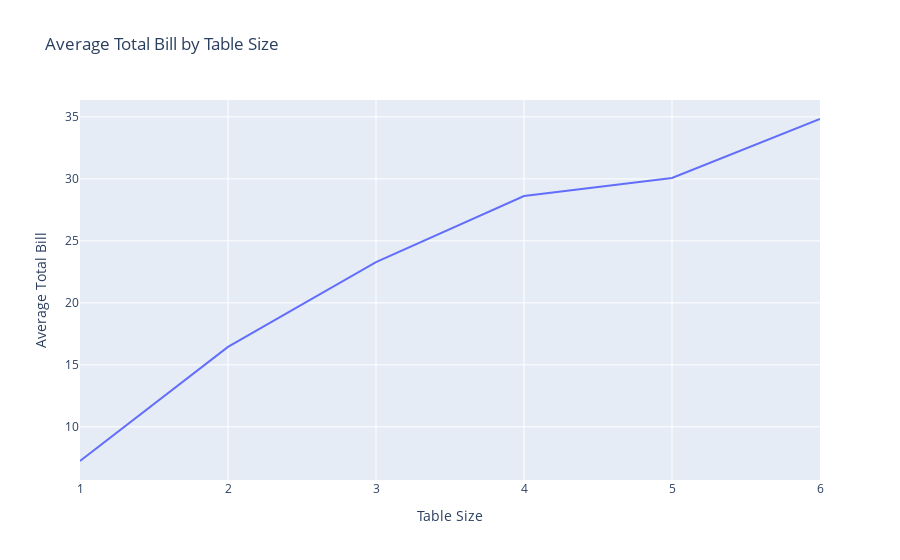

The cell this chart's notebook holds for it:
### Code cell
# Line Plot: Trends of total bill over table size
df_line = df.groupby('size')['total_bill'].mean().reset_index()
fig2 = px.line(df_line, x='size', y='total_bill', 
               title="Average Total Bill by Table Size", 
               labels={'size': 'Table Size', 'total_bill': 'Average Total Bill'})
fig2.show()

### Figure 1 — Plotly figure (JSON) as saved in the notebook; plotly's stock layout.template omitted (floating-point values rounded to 4 significant figures)
{"data": [{"hovertemplate": "Table Size=%{x}<br>Average Total Bill=%{y}<extra></extra>", "legendgroup": "", "line": {"color": "#636efa", "dash": "solid"}, "marker": {"symbol": "circle"}, "mode": "lines", "name": "", "orientation": "v", "showlegend": false, "type": "scatter", "x": [1, 2, 3, 4, 5, 6], "xaxis": "x", "y": [7.242, 16.45, 23.28, 28.61, 30.07, 34.83], "yaxis": "y"}], "layout": {"legend": {"tracegroupgap": 0}, "title": {"text": "Average Total Bill by Table Size"}, "xaxis": {"anchor": "y", "domain": [0, 1], "title": {"text": "Table Size"}}, "yaxis": {"anchor": "x", "domain": [0, 1], "title": {"text": "Average Total Bill"}}}}
